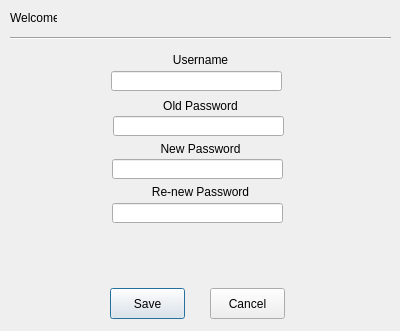
<?xml version="1.0" encoding="UTF-8"?>
<ui version="4.0">
	<class>changePasswordDilaod</class>
	<widget class="QDialog" name="changePasswordDilaod">
		<property name="geometry">
			<rect>
				<x>0</x>
				<y>0</y>
				<width>400</width>
				<height>331</height>
			</rect>
		</property>
		<property name="windowTitle">
			<string>Change Password</string>
		</property>
		<widget class="QLabel" name="label">
			<property name="geometry">
				<rect>
					<x>10</x>
					<y>10</y>
					<width>47</width>
					<height>16</height>
				</rect>
			</property>
			<property name="text">
				<string>Welcome,</string>
			</property>
		</widget>
		<widget class="QLabel" name="usernameLabel">
			<property name="geometry">
				<rect>
					<x>63</x>
					<y>10</y>
					<width>131</width>
					<height>16</height>
				</rect>
			</property>
			<property name="font">
				<font>
					<weight>75</weight>
					<bold>true</bold>
				</font>
			</property>
			<property name="text">
				<string/>
			</property>
		</widget>
		<widget class="Line" name="line">
			<property name="geometry">
				<rect>
					<x>10</x>
					<y>30</y>
					<width>381</width>
					<height>16</height>
				</rect>
			</property>
			<property name="orientation">
				<enum>Qt::Horizontal</enum>
			</property>
		</widget>
		<widget class="QLabel" name="label_3">
			<property name="geometry">
				<rect>
					<x>10</x>
					<y>50</y>
					<width>381</width>
					<height>20</height>
				</rect>
			</property>
			<property name="text">
				<string>Username</string>
			</property>
			<property name="alignment">
				<set>Qt::AlignCenter</set>
			</property>
		</widget>
		<widget class="QLabel" name="label_4">
			<property name="geometry">
				<rect>
					<x>10</x>
					<y>96</y>
					<width>381</width>
					<height>20</height>
				</rect>
			</property>
			<property name="text">
				<string>Old Password</string>
			</property>
			<property name="alignment">
				<set>Qt::AlignCenter</set>
			</property>
		</widget>
		<widget class="QLabel" name="label_5">
			<property name="geometry">
				<rect>
					<x>10</x>
					<y>139</y>
					<width>381</width>
					<height>20</height>
				</rect>
			</property>
			<property name="text">
				<string>New Password</string>
			</property>
			<property name="alignment">
				<set>Qt::AlignCenter</set>
			</property>
		</widget>
		<widget class="QLabel" name="label_6">
			<property name="geometry">
				<rect>
					<x>10</x>
					<y>184</y>
					<width>381</width>
					<height>16</height>
				</rect>
			</property>
			<property name="text">
				<string>Re-new Password</string>
			</property>
			<property name="alignment">
				<set>Qt::AlignCenter</set>
			</property>
		</widget>
		<widget class="QLineEdit" name="usernameld">
			<property name="geometry">
				<rect>
					<x>111</x>
					<y>71</y>
					<width>171</width>
					<height>20</height>
				</rect>
			</property>
			<property name="alignment">
				<set>Qt::AlignCenter</set>
			</property>
		</widget>
		<widget class="QLineEdit" name="oldPasswordled">
			<property name="geometry">
				<rect>
					<x>113</x>
					<y>116</y>
					<width>171</width>
					<height>20</height>
				</rect>
			</property>
			<property name="alignment">
				<set>Qt::AlignCenter</set>
			</property>
		</widget>
		<widget class="QLineEdit" name="newPasswordled">
			<property name="geometry">
				<rect>
					<x>112</x>
					<y>159</y>
					<width>171</width>
					<height>20</height>
				</rect>
			</property>
			<property name="alignment">
				<set>Qt::AlignCenter</set>
			</property>
		</widget>
		<widget class="QLineEdit" name="renewpasswordled">
			<property name="geometry">
				<rect>
					<x>112</x>
					<y>203</y>
					<width>171</width>
					<height>20</height>
				</rect>
			</property>
			<property name="alignment">
				<set>Qt::AlignCenter</set>
			</property>
		</widget>
		<widget class="QPushButton" name="savebtn">
			<property name="geometry">
				<rect>
					<x>110</x>
					<y>288</y>
					<width>75</width>
					<height>31</height>
				</rect>
			</property>
			<property name="text">
				<string>Save</string>
			</property>
		</widget>
		<widget class="QPushButton" name="cancelbtn">
			<property name="geometry">
				<rect>
					<x>210</x>
					<y>288</y>
					<width>75</width>
					<height>31</height>
				</rect>
			</property>
			<property name="text">
				<string>Cancel</string>
			</property>
		</widget>
		<widget class="QLabel" name="statuslbl">
			<property name="geometry">
				<rect>
					<x>6</x>
					<y>231</y>
					<width>391</width>
					<height>41</height>
				</rect>
			</property>
			<property name="font">
				<font>
					<pointsize>9</pointsize>
					<weight>75</weight>
					<bold>true</bold>
				</font>
			</property>
			<property name="styleSheet">
				<string notr="true">color: rgb(255, 0, 0);</string>
			</property>
			<property name="text">
				<string/>
			</property>
			<property name="alignment">
				<set>Qt::AlignCenter</set>
			</property>
		</widget>
	</widget>
	<resources/>
	<connections/>
</ui>
